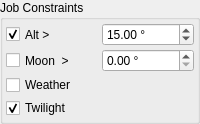
      <widget class="QGroupBox" name="contraintsGroup">
       <property name="sizePolicy">
        <sizepolicy hsizetype="Preferred" vsizetype="MinimumExpanding">
         <horstretch>0</horstretch>
         <verstretch>0</verstretch>
        </sizepolicy>
       </property>
       <property name="title">
        <string>Job Constraints</string>
       </property>
       <layout class="QVBoxLayout" name="verticalLayout_7">
        <property name="spacing">
         <number>3</number>
        </property>
        <property name="leftMargin">
         <number>3</number>
        </property>
        <property name="topMargin">
         <number>3</number>
        </property>
        <property name="rightMargin">
         <number>3</number>
        </property>
        <property name="bottomMargin">
         <number>3</number>
        </property>
        <item>
         <layout class="QGridLayout" name="gridLayout_5" rowstretch="1,1,1,1">
          <property name="spacing">
           <number>3</number>
          </property>
          <item row="1" column="0">
           <widget class="QCheckBox" name="moonSeparationCheck">
            <property name="sizePolicy">
             <sizepolicy hsizetype="Preferred" vsizetype="Preferred">
              <horstretch>0</horstretch>
              <verstretch>0</verstretch>
             </sizepolicy>
            </property>
            <property name="toolTip">
             <string>The moon separation must remain equal to or higher than the given value.</string>
            </property>
            <property name="text">
             <string>Moon  &gt; </string>
            </property>
            <attribute name="buttonGroup">
             <string notr="true">constraintButtonGroup</string>
            </attribute>
           </widget>
          </item>
          <item row="0" column="0">
           <widget class="QCheckBox" name="altConstraintCheck">
            <property name="sizePolicy">
             <sizepolicy hsizetype="Preferred" vsizetype="Preferred">
              <horstretch>0</horstretch>
              <verstretch>0</verstretch>
             </sizepolicy>
            </property>
            <property name="toolTip">
             <string>The object's altitude must remain equal or higher than the given value.</string>
            </property>
            <property name="text">
             <string>Alt &gt; </string>
            </property>
            <property name="checked">
             <bool>true</bool>
            </property>
            <attribute name="buttonGroup">
             <string notr="true">constraintButtonGroup</string>
            </attribute>
           </widget>
          </item>
          <item row="0" column="1">
           <widget class="QDoubleSpinBox" name="minAltitude">
            <property name="sizePolicy">
             <sizepolicy hsizetype="Preferred" vsizetype="Preferred">
              <horstretch>0</horstretch>
              <verstretch>0</verstretch>
             </sizepolicy>
            </property>
            <property name="suffix">
             <string> °</string>
            </property>
            <property name="minimum">
             <double>-15.000000000000000</double>
            </property>
            <property name="maximum">
             <double>89.900000000000006</double>
            </property>
            <property name="value">
             <double>15.000000000000000</double>
            </property>
           </widget>
          </item>
          <item row="2" column="0">
           <widget class="QCheckBox" name="weatherCheck">
            <property name="sizePolicy">
             <sizepolicy hsizetype="Preferred" vsizetype="Preferred">
              <horstretch>0</horstretch>
              <verstretch>0</verstretch>
             </sizepolicy>
            </property>
            <property name="toolTip">
             <string>&lt;html&gt;&lt;head/&gt;&lt;body&gt;&lt;p&gt;Weather conditions must remain safe. When weather conditions become dangerous, shutdown procedure is initiated.&lt;/p&gt;&lt;/body&gt;&lt;/html&gt;</string>
            </property>
            <property name="text">
             <string>Weather</string>
            </property>
            <attribute name="buttonGroup">
             <string notr="true">constraintButtonGroup</string>
            </attribute>
           </widget>
          </item>
          <item row="1" column="1">
           <widget class="QDoubleSpinBox" name="minMoonSeparation">
            <property name="sizePolicy">
             <sizepolicy hsizetype="Preferred" vsizetype="Preferred">
              <horstretch>0</horstretch>
              <verstretch>0</verstretch>
             </sizepolicy>
            </property>
            <property name="suffix">
             <string> °</string>
            </property>
            <property name="maximum">
             <double>180.000000000000000</double>
            </property>
            <property name="singleStep">
             <double>10.000000000000000</double>
            </property>
           </widget>
          </item>
          <item row="3" column="0">
           <widget class="QCheckBox" name="twilightCheck">
            <property name="sizePolicy">
             <sizepolicy hsizetype="Preferred" vsizetype="Preferred">
              <horstretch>0</horstretch>
              <verstretch>0</verstretch>
             </sizepolicy>
            </property>
            <property name="toolTip">
             <string>&lt;html&gt;&lt;body&gt;&lt;p&gt;The twilight restriction constrains jobs to execute in astronomical darkness. Use the dusk and dawn offsets in the Ekos Scheduler options to adjust the interval.&lt;/p&gt;&lt;/body&gt;&lt;/html&gt;</string>
            </property>
            <property name="text">
             <string>Twilight</string>
            </property>
            <property name="checked">
             <bool>true</bool>
            </property>
            <attribute name="buttonGroup">
             <string notr="true">constraintButtonGroup</string>
            </attribute>
           </widget>
          </item>
          <item row="2" column="1">
           <widget class="QLabel" name="weatherLabel">
            <property name="text">
             <string/>
            </property>
            <property name="alignment">
             <set>Qt::AlignCenter</set>
            </property>
           </widget>
          </item>
          <item row="3" column="1">
           <widget class="QLabel" name="nightTime">
            <property name="toolTip">
             <string>&lt;html&gt;&lt;head/&gt;&lt;body&gt;&lt;p&gt;Astronomical dawn and dusk for the Scheduler job currently selected, or for today if no job is selected.&lt;/p&gt;&lt;p&gt;- The first value is &lt;span style=&quot; font-weight:600;&quot;&gt;dusk&lt;/span&gt;, specifically the next local time the Sun sets below an altitude of -18° after the job starts.&lt;/p&gt;&lt;p&gt;- The second value is &lt;span style=&quot; font-weight:600;&quot;&gt;dawn&lt;/span&gt;, specifically the next local time the Sun rises higher than an altitude of -18° after the job starts.&lt;/p&gt;&lt;p&gt;A warning symbol indicates the Sun will not travel below the astronomical dusk boundary after the job starts, and that dawn and dusk times are calculated from its minimal altitude. In that situation, the Twilight restriction prevents job execution unless the Ekos Dawn Offset and Dusk Offset options are configured appropriately.&lt;/p&gt;&lt;p&gt;Note that the Ekos Pre-Dawn Offset option virtually advances dawn by a default of 30 minutes and will thus prevent a job from starting just before that moment.&lt;/p&gt;&lt;/body&gt;&lt;/html&gt;</string>
            </property>
            <property name="text">
             <string/>
            </property>
            <property name="alignment">
             <set>Qt::AlignCenter</set>
            </property>
           </widget>
          </item>
         </layout>
        </item>
       </layout>
      </widget>
